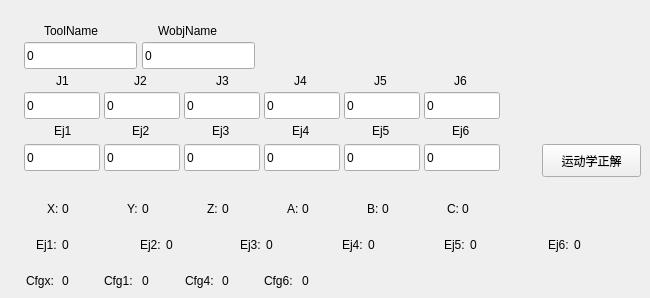
       <widget class="QWidget" name="tab_13">
        <attribute name="title">
         <string>FkSolver</string>
        </attribute>
        <widget class="QLabel" name="label_99">
         <property name="geometry">
          <rect>
           <x>454</x>
           <y>72</y>
           <width>67</width>
           <height>17</height>
          </rect>
         </property>
         <property name="text">
          <string>J6</string>
         </property>
        </widget>
        <widget class="QLabel" name="label_101">
         <property name="geometry">
          <rect>
           <x>132</x>
           <y>122</y>
           <width>67</width>
           <height>17</height>
          </rect>
         </property>
         <property name="text">
          <string>Ej2</string>
         </property>
        </widget>
        <widget class="QLineEdit" name="fk_j5">
         <property name="geometry">
          <rect>
           <x>344</x>
           <y>92</y>
           <width>76</width>
           <height>27</height>
          </rect>
         </property>
         <property name="text">
          <string>0</string>
         </property>
        </widget>
        <widget class="QLineEdit" name="fk_j3">
         <property name="geometry">
          <rect>
           <x>184</x>
           <y>92</y>
           <width>76</width>
           <height>27</height>
          </rect>
         </property>
         <property name="text">
          <string>0</string>
         </property>
        </widget>
        <widget class="QLabel" name="fk_ej1label">
         <property name="geometry">
          <rect>
           <x>62</x>
           <y>236</y>
           <width>53</width>
           <height>17</height>
          </rect>
         </property>
         <property name="text">
          <string>0</string>
         </property>
        </widget>
        <widget class="QLabel" name="label_103">
         <property name="geometry">
          <rect>
           <x>44</x>
           <y>22</y>
           <width>77</width>
           <height>17</height>
          </rect>
         </property>
         <property name="text">
          <string>ToolName</string>
         </property>
        </widget>
        <widget class="QLabel" name="label_132">
         <property name="geometry">
          <rect>
           <x>140</x>
           <y>236</y>
           <width>31</width>
           <height>17</height>
          </rect>
         </property>
         <property name="text">
          <string>Ej2:</string>
         </property>
        </widget>
        <widget class="QLabel" name="label_105">
         <property name="geometry">
          <rect>
           <x>287</x>
           <y>200</y>
           <width>31</width>
           <height>17</height>
          </rect>
         </property>
         <property name="text">
          <string>A:</string>
         </property>
        </widget>
        <widget class="QLineEdit" name="fk_j4">
         <property name="geometry">
          <rect>
           <x>264</x>
           <y>92</y>
           <width>76</width>
           <height>27</height>
          </rect>
         </property>
         <property name="text">
          <string>0</string>
         </property>
        </widget>
        <widget class="QLineEdit" name="fk_ej5">
         <property name="geometry">
          <rect>
           <x>344</x>
           <y>144</y>
           <width>76</width>
           <height>27</height>
          </rect>
         </property>
         <property name="text">
          <string>0</string>
         </property>
        </widget>
        <widget class="QLabel" name="label_134">
         <property name="geometry">
          <rect>
           <x>212</x>
           <y>122</y>
           <width>67</width>
           <height>17</height>
          </rect>
         </property>
         <property name="text">
          <string>Ej3</string>
         </property>
        </widget>
        <widget class="QLineEdit" name="fk_ej3">
         <property name="geometry">
          <rect>
           <x>184</x>
           <y>144</y>
           <width>76</width>
           <height>27</height>
          </rect>
         </property>
         <property name="text">
          <string>0</string>
         </property>
        </widget>
        <widget class="QLabel" name="label_136">
         <property name="geometry">
          <rect>
           <x>54</x>
           <y>122</y>
           <width>67</width>
           <height>17</height>
          </rect>
         </property>
         <property name="text">
          <string>Ej1</string>
         </property>
        </widget>
        <widget class="QLabel" name="fk_ej5label">
         <property name="geometry">
          <rect>
           <x>470</x>
           <y>236</y>
           <width>67</width>
           <height>17</height>
          </rect>
         </property>
         <property name="text">
          <string>0</string>
         </property>
        </widget>
        <widget class="QLabel" name="fk_ej6label">
         <property name="geometry">
          <rect>
           <x>574</x>
           <y>236</y>
           <width>67</width>
           <height>17</height>
          </rect>
         </property>
         <property name="text">
          <string>0</string>
         </property>
        </widget>
        <widget class="QLabel" name="fk_xlabel">
         <property name="geometry">
          <rect>
           <x>62</x>
           <y>200</y>
           <width>53</width>
           <height>17</height>
          </rect>
         </property>
         <property name="text">
          <string>0</string>
         </property>
        </widget>
        <widget class="QLabel" name="label_138">
         <property name="geometry">
          <rect>
           <x>372</x>
           <y>122</y>
           <width>67</width>
           <height>17</height>
          </rect>
         </property>
         <property name="text">
          <string>Ej5</string>
         </property>
        </widget>
        <widget class="QLabel" name="label_140">
         <property name="geometry">
          <rect>
           <x>47</x>
           <y>200</y>
           <width>31</width>
           <height>17</height>
          </rect>
         </property>
         <property name="text">
          <string>X:</string>
         </property>
        </widget>
        <widget class="QLabel" name="fk_blabel">
         <property name="geometry">
          <rect>
           <x>382</x>
           <y>200</y>
           <width>67</width>
           <height>17</height>
          </rect>
         </property>
         <property name="text">
          <string>0</string>
         </property>
        </widget>
        <widget class="QLineEdit" name="fk_j2">
         <property name="geometry">
          <rect>
           <x>104</x>
           <y>92</y>
           <width>76</width>
           <height>27</height>
          </rect>
         </property>
         <property name="text">
          <string>0</string>
         </property>
        </widget>
        <widget class="QLineEdit" name="fk_j1">
         <property name="geometry">
          <rect>
           <x>24</x>
           <y>92</y>
           <width>76</width>
           <height>27</height>
          </rect>
         </property>
         <property name="text">
          <string>0</string>
         </property>
        </widget>
        <widget class="QLineEdit" name="fk_wobjName">
         <property name="geometry">
          <rect>
           <x>142</x>
           <y>42</y>
           <width>113</width>
           <height>27</height>
          </rect>
         </property>
         <property name="text">
          <string>0</string>
         </property>
        </widget>
        <widget class="QLabel" name="label_141">
         <property name="geometry">
          <rect>
           <x>158</x>
           <y>22</y>
           <width>79</width>
           <height>17</height>
          </rect>
         </property>
         <property name="text">
          <string>WobjName</string>
         </property>
        </widget>
        <widget class="QLabel" name="label_142">
         <property name="geometry">
          <rect>
           <x>240</x>
           <y>236</y>
           <width>31</width>
           <height>17</height>
          </rect>
         </property>
         <property name="text">
          <string>Ej3:</string>
         </property>
        </widget>
        <widget class="QLineEdit" name="fk_ej1">
         <property name="geometry">
          <rect>
           <x>24</x>
           <y>144</y>
           <width>76</width>
           <height>27</height>
          </rect>
         </property>
         <property name="text">
          <string>0</string>
         </property>
        </widget>
        <widget class="QLabel" name="label_145">
         <property name="geometry">
          <rect>
           <x>342</x>
           <y>236</y>
           <width>31</width>
           <height>17</height>
          </rect>
         </property>
         <property name="text">
          <string>Ej4:</string>
         </property>
        </widget>
        <widget class="QLabel" name="label_146">
         <property name="geometry">
          <rect>
           <x>294</x>
           <y>72</y>
           <width>67</width>
           <height>17</height>
          </rect>
         </property>
         <property name="text">
          <string>J4</string>
         </property>
        </widget>
        <widget class="QLabel" name="label_147">
         <property name="geometry">
          <rect>
           <x>367</x>
           <y>200</y>
           <width>31</width>
           <height>17</height>
          </rect>
         </property>
         <property name="text">
          <string>B:</string>
         </property>
        </widget>
        <widget class="QLabel" name="fk_alabel">
         <property name="geometry">
          <rect>
           <x>302</x>
           <y>200</y>
           <width>67</width>
           <height>17</height>
          </rect>
         </property>
         <property name="text">
          <string>0</string>
         </property>
        </widget>
        <widget class="QLabel" name="label_148">
         <property name="geometry">
          <rect>
           <x>127</x>
           <y>200</y>
           <width>31</width>
           <height>17</height>
          </rect>
         </property>
         <property name="text">
          <string>Y:</string>
         </property>
        </widget>
        <widget class="QLabel" name="label_149">
         <property name="geometry">
          <rect>
           <x>216</x>
           <y>72</y>
           <width>67</width>
           <height>17</height>
          </rect>
         </property>
         <property name="text">
          <string>J3</string>
         </property>
        </widget>
        <widget class="QLabel" name="label_150">
         <property name="geometry">
          <rect>
           <x>56</x>
           <y>72</y>
           <width>67</width>
           <height>17</height>
          </rect>
         </property>
         <property name="text">
          <string>J1</string>
         </property>
        </widget>
        <widget class="QLabel" name="label_151">
         <property name="geometry">
          <rect>
           <x>548</x>
           <y>236</y>
           <width>31</width>
           <height>17</height>
          </rect>
         </property>
         <property name="text">
          <string>Ej6:</string>
         </property>
        </widget>
        <widget class="QLabel" name="label_152">
         <property name="geometry">
          <rect>
           <x>207</x>
           <y>200</y>
           <width>31</width>
           <height>17</height>
          </rect>
         </property>
         <property name="text">
          <string>Z:</string>
         </property>
        </widget>
        <widget class="QLabel" name="fk_ej3label">
         <property name="geometry">
          <rect>
           <x>266</x>
           <y>236</y>
           <width>67</width>
           <height>17</height>
          </rect>
         </property>
         <property name="text">
          <string>0</string>
         </property>
        </widget>
        <widget class="QLabel" name="label_153">
         <property name="geometry">
          <rect>
           <x>134</x>
           <y>72</y>
           <width>67</width>
           <height>17</height>
          </rect>
         </property>
         <property name="text">
          <string>J2</string>
         </property>
        </widget>
        <widget class="QLabel" name="fk_ylabel">
         <property name="geometry">
          <rect>
           <x>142</x>
           <y>200</y>
           <width>67</width>
           <height>17</height>
          </rect>
         </property>
         <property name="text">
          <string>0</string>
         </property>
        </widget>
        <widget class="QLabel" name="fk_ej2label">
         <property name="geometry">
          <rect>
           <x>166</x>
           <y>236</y>
           <width>67</width>
           <height>17</height>
          </rect>
         </property>
         <property name="text">
          <string>0</string>
         </property>
        </widget>
        <widget class="QLineEdit" name="fk_ej4">
         <property name="geometry">
          <rect>
           <x>264</x>
           <y>144</y>
           <width>76</width>
           <height>27</height>
          </rect>
         </property>
         <property name="text">
          <string>0</string>
         </property>
        </widget>
        <widget class="QLabel" name="label_155">
         <property name="geometry">
          <rect>
           <x>36</x>
           <y>236</y>
           <width>31</width>
           <height>17</height>
          </rect>
         </property>
         <property name="text">
          <string>Ej1:</string>
         </property>
        </widget>
        <widget class="QLabel" name="fk_zlabel">
         <property name="geometry">
          <rect>
           <x>222</x>
           <y>200</y>
           <width>67</width>
           <height>17</height>
          </rect>
         </property>
         <property name="text">
          <string>0</string>
         </property>
        </widget>
        <widget class="QLabel" name="fk_ej4label">
         <property name="geometry">
          <rect>
           <x>368</x>
           <y>236</y>
           <width>67</width>
           <height>17</height>
          </rect>
         </property>
         <property name="text">
          <string>0</string>
         </property>
        </widget>
        <widget class="QLineEdit" name="fk_ej2">
         <property name="geometry">
          <rect>
           <x>104</x>
           <y>144</y>
           <width>76</width>
           <height>27</height>
          </rect>
         </property>
         <property name="text">
          <string>0</string>
         </property>
        </widget>
        <widget class="QLineEdit" name="fk_ej6">
         <property name="geometry">
          <rect>
           <x>424</x>
           <y>144</y>
           <width>76</width>
           <height>27</height>
          </rect>
         </property>
         <property name="text">
          <string>0</string>
         </property>
        </widget>
        <widget class="QLabel" name="fk_clabel">
         <property name="geometry">
          <rect>
           <x>462</x>
           <y>200</y>
           <width>67</width>
           <height>17</height>
          </rect>
         </property>
         <property name="text">
          <string>0</string>
         </property>
        </widget>
        <widget class="QLabel" name="label_156">
         <property name="geometry">
          <rect>
           <x>374</x>
           <y>72</y>
           <width>67</width>
           <height>17</height>
          </rect>
         </property>
         <property name="text">
          <string>J5</string>
         </property>
        </widget>
        <widget class="QLineEdit" name="fk_toolName">
         <property name="geometry">
          <rect>
           <x>24</x>
           <y>42</y>
           <width>113</width>
           <height>27</height>
          </rect>
         </property>
         <property name="text">
          <string>0</string>
         </property>
        </widget>
        <widget class="QLabel" name="label_157">
         <property name="geometry">
          <rect>
           <x>292</x>
           <y>122</y>
           <width>67</width>
           <height>17</height>
          </rect>
         </property>
         <property name="text">
          <string>Ej4</string>
         </property>
        </widget>
        <widget class="QLabel" name="label_158">
         <property name="geometry">
          <rect>
           <x>447</x>
           <y>200</y>
           <width>31</width>
           <height>17</height>
          </rect>
         </property>
         <property name="text">
          <string>C:</string>
         </property>
        </widget>
        <widget class="QLabel" name="label_159">
         <property name="geometry">
          <rect>
           <x>444</x>
           <y>236</y>
           <width>31</width>
           <height>17</height>
          </rect>
         </property>
         <property name="text">
          <string>Ej5:</string>
         </property>
        </widget>
        <widget class="QLineEdit" name="fk_j6">
         <property name="geometry">
          <rect>
           <x>424</x>
           <y>92</y>
           <width>76</width>
           <height>27</height>
          </rect>
         </property>
         <property name="text">
          <string>0</string>
         </property>
        </widget>
        <widget class="QPushButton" name="fkSolver_btn">
         <property name="geometry">
          <rect>
           <x>542</x>
           <y>144</y>
           <width>99</width>
           <height>33</height>
          </rect>
         </property>
         <property name="text">
          <string>运动学正解</string>
         </property>
        </widget>
        <widget class="QLabel" name="label_160">
         <property name="geometry">
          <rect>
           <x>452</x>
           <y>122</y>
           <width>67</width>
           <height>17</height>
          </rect>
         </property>
         <property name="text">
          <string>Ej6</string>
         </property>
        </widget>
        <widget class="QLabel" name="fk_cfg4label">
         <property name="geometry">
          <rect>
           <x>222</x>
           <y>272</y>
           <width>67</width>
           <height>17</height>
          </rect>
         </property>
         <property name="text">
          <string>0</string>
         </property>
        </widget>
        <widget class="QLabel" name="fk_cfgxlabel">
         <property name="geometry">
          <rect>
           <x>62</x>
           <y>272</y>
           <width>53</width>
           <height>17</height>
          </rect>
         </property>
         <property name="text">
          <string>0</string>
         </property>
        </widget>
        <widget class="QLabel" name="label_154">
         <property name="geometry">
          <rect>
           <x>264</x>
           <y>272</y>
           <width>49</width>
           <height>17</height>
          </rect>
         </property>
         <property name="text">
          <string>Cfg6:</string>
         </property>
        </widget>
        <widget class="QLabel" name="label_144">
         <property name="geometry">
          <rect>
           <x>104</x>
           <y>272</y>
           <width>47</width>
           <height>17</height>
          </rect>
         </property>
         <property name="text">
          <string>Cfg1:</string>
         </property>
        </widget>
        <widget class="QLabel" name="fk_cfg1label">
         <property name="geometry">
          <rect>
           <x>142</x>
           <y>272</y>
           <width>67</width>
           <height>17</height>
          </rect>
         </property>
         <property name="text">
          <string>0</string>
         </property>
        </widget>
        <widget class="QLabel" name="label_161">
         <property name="geometry">
          <rect>
           <x>185</x>
           <y>272</y>
           <width>43</width>
           <height>17</height>
          </rect>
         </property>
         <property name="text">
          <string>Cfg4:</string>
         </property>
        </widget>
        <widget class="QLabel" name="label_162">
         <property name="geometry">
          <rect>
           <x>26</x>
           <y>272</y>
           <width>45</width>
           <height>17</height>
          </rect>
         </property>
         <property name="text">
          <string>Cfgx:</string>
         </property>
        </widget>
        <widget class="QLabel" name="fk_cfg6label">
         <property name="geometry">
          <rect>
           <x>302</x>
           <y>272</y>
           <width>67</width>
           <height>17</height>
          </rect>
         </property>
         <property name="text">
          <string>0</string>
         </property>
        </widget>
       </widget>
